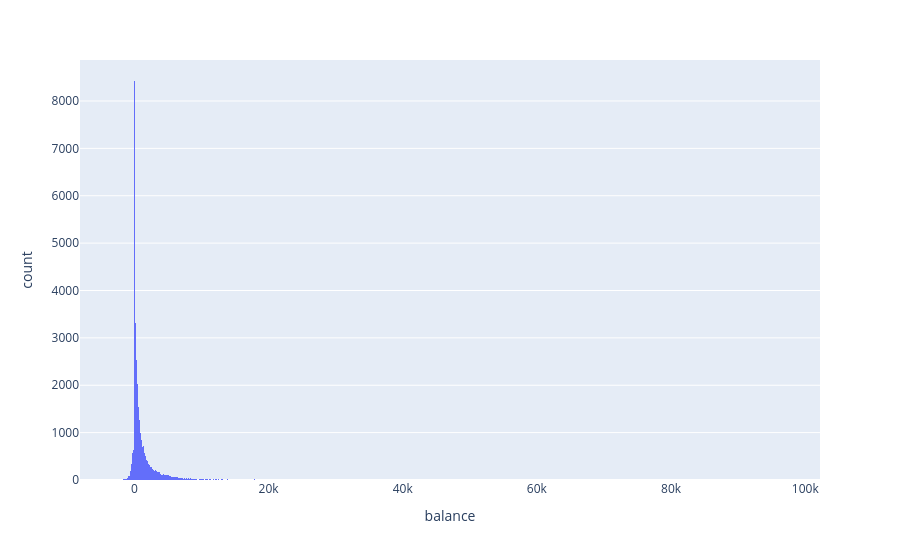

Notebook source saved alongside this figure:
### Markdown cell above
Klienci, którzy końcowo nie aktywowali lokaty mieli mniejszy czas rozmowy, niz ci co byli zainteresowani propozycją.
Ogólnie duzo było klientów, rozmowa z któtymi wynosiła pmiędzy 50 a 190 sekund.

### Code cell
bank_above_25 = bank[bank["age"] > 25]
#print(bank_above_25)
px.histogram(bank_above_25, x="balance")

### Figure 1 — Plotly figure (JSON) as saved in the notebook; plotly's stock layout.template omitted (floating-point values rounded to 4 significant figures; data arrays with more than 128 entries replaced by an {"elided": "..."} marker saying what was removed)
{"data": [{"bingroup": "x", "hovertemplate": "balance=%{x}<br>count=%{y}<extra></extra>", "legendgroup": "", "marker": {"color": "#636efa", "pattern": {"shape": ""}}, "name": "", "orientation": "v", "showlegend": false, "type": "histogram", "x": {"elided": "43875 int values"}, "xaxis": "x", "yaxis": "y"}], "layout": {"barmode": "relative", "legend": {"tracegroupgap": 0}, "margin": {"t": 60}, "xaxis": {"anchor": "y", "domain": [0, 1], "title": {"text": "balance"}}, "yaxis": {"anchor": "x", "domain": [0, 1], "title": {"text": "count"}}}}
